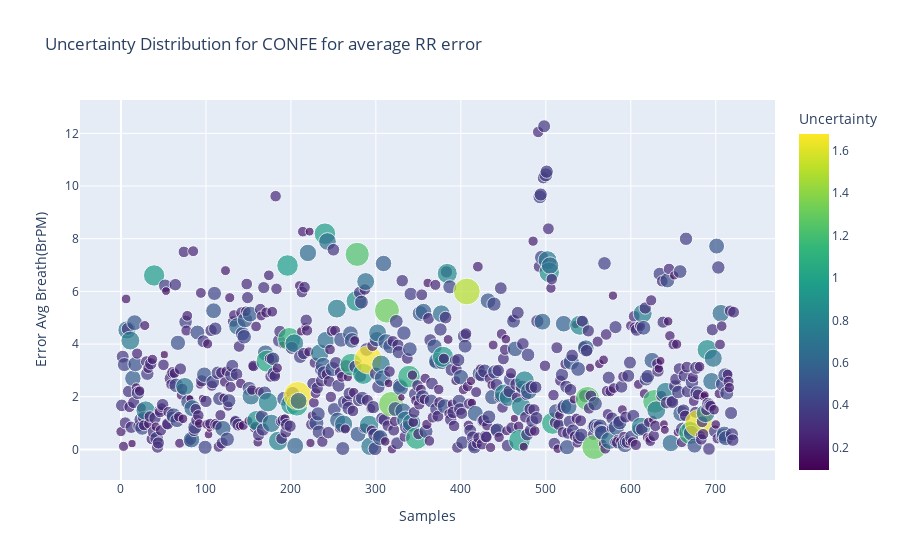
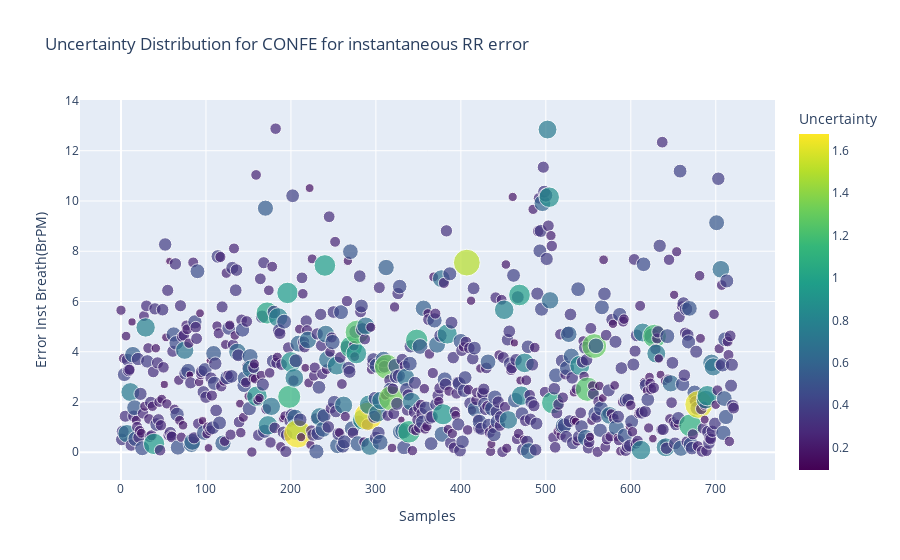

The notebook cell these images were saved under, in order:
### Code cell
if input_conf == 'confe':
    fig1 = px.scatter(data_confe,x = 'Samples', y="Error Avg Breath(BrPM)",title="Uncertainty Distribution for "+input_conf.upper()+ " for average RR error" ,
                     color="Uncertainty", color_continuous_scale=px.colors.sequential.Viridis,size = "Uncertainty")
    #fig1.update_traces(marker=dict(size=10 ),selector=dict(mode='markers'))
    
    fig2 = px.scatter(data_confe,x = 'Samples', y="Error Inst Breath(BrPM)",title="Uncertainty Distribution for "+input_conf.upper()+ " for instantaneous RR error" ,
                     color="Uncertainty", color_continuous_scale=px.colors.sequential.Viridis,size = "Uncertainty")
    #fig2.update_traces(marker=dict(size=10),selector=dict(mode='markers'))
    fig1.show()
    fig2.show()

### Figure 1 — Plotly figure (JSON) as saved in the notebook; plotly's stock layout.template omitted (floating-point values rounded to 4 significant figures; data arrays with more than 128 entries replaced by an {"elided": "..."} marker saying what was removed)
{"data": [{"hovertemplate": "Samples=%{x}<br>Error Avg Breath(BrPM)=%{y}<br>Uncertainty=%{marker.color}<extra></extra>", "legendgroup": "", "marker": {"color": {"elided": "722 float values"}, "coloraxis": "coloraxis", "size": {"elided": "722 float values"}, "sizemode": "area", "sizeref": 0.004198, "symbol": "circle"}, "mode": "markers", "name": "", "orientation": "v", "showlegend": false, "type": "scatter", "x": {"elided": "722 int values"}, "xaxis": "x", "y": {"elided": "722 float values"}, "yaxis": "y"}], "layout": {"coloraxis": {"colorbar": {"title": {"text": "Uncertainty"}}, "colorscale": [[0, "#440154"], [0.1111, "#482878"], [0.2222, "#3e4989"], [0.3333, "#31688e"], [0.4444, "#26828e"], [0.5556, "#1f9e89"], [0.6667, "#35b779"], [0.7778, "#6ece58"], [0.8889, "#b5de2b"], [1, "#fde725"]]}, "legend": {"itemsizing": "constant", "tracegroupgap": 0}, "title": {"text": "Uncertainty Distribution for CONFE for average RR error"}, "xaxis": {"anchor": "y", "domain": [0, 1], "title": {"text": "Samples"}}, "yaxis": {"anchor": "x", "domain": [0, 1], "title": {"text": "Error Avg Breath(BrPM)"}}}}

### Figure 2 — Plotly figure (JSON) as saved in the notebook; plotly's stock layout.template omitted (floating-point values rounded to 4 significant figures; data arrays with more than 128 entries replaced by an {"elided": "..."} marker saying what was removed)
{"data": [{"hovertemplate": "Samples=%{x}<br>Error Inst Breath(BrPM)=%{y}<br>Uncertainty=%{marker.color}<extra></extra>", "legendgroup": "", "marker": {"color": {"elided": "722 float values"}, "coloraxis": "coloraxis", "size": {"elided": "722 float values"}, "sizemode": "area", "sizeref": 0.004198, "symbol": "circle"}, "mode": "markers", "name": "", "orientation": "v", "showlegend": false, "type": "scatter", "x": {"elided": "722 int values"}, "xaxis": "x", "y": {"elided": "722 float values"}, "yaxis": "y"}], "layout": {"coloraxis": {"colorbar": {"title": {"text": "Uncertainty"}}, "colorscale": [[0, "#440154"], [0.1111, "#482878"], [0.2222, "#3e4989"], [0.3333, "#31688e"], [0.4444, "#26828e"], [0.5556, "#1f9e89"], [0.6667, "#35b779"], [0.7778, "#6ece58"], [0.8889, "#b5de2b"], [1, "#fde725"]]}, "legend": {"itemsizing": "constant", "tracegroupgap": 0}, "title": {"text": "Uncertainty Distribution for CONFE for instantaneous RR error"}, "xaxis": {"anchor": "y", "domain": [0, 1], "title": {"text": "Samples"}}, "yaxis": {"anchor": "x", "domain": [0, 1], "title": {"text": "Error Inst Breath(BrPM)"}}}}
